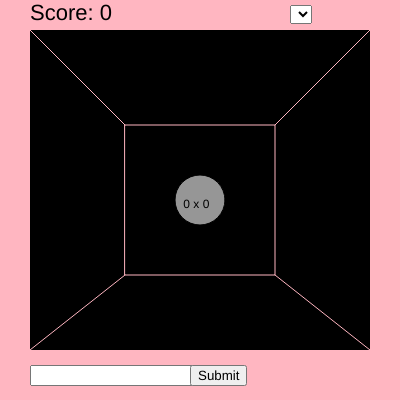
Frame 1 (no input)
Frame 60 (no input): identical to frame 1, image omitted
Frame 120 (the mouse pressed at the canvas centre since frame 60): identical to frame 1, image omitted

The p5.js sketch that drew this single still picture (run headless with seeded random() and noise() and a simulated clock; from frame 60 on, the mouse is pressed at the canvas centre):

// p5.js sketch
// ── sketch.js
let textField, submit, commet, score, wrong;
let data = [0,1,2,3,4,5,6,7,8,9,10,11,12];

function setup() {
  createCanvas(400, 400);
  wrong = createSelect();
  wrong.position(width - 110,5);
  textField = createInput();
  textField.position(30,height-35);
  submit = createButton('Submit');
  submit.mousePressed(operation);
  submit.position(190,height-35);
  commet = new Commet(width/2,height/2, 0,0);
  score = 0;
}

function draw() {
  // if(commet.an === int(textField.value())){
  // background(0,220,0);
  // }else if(commet.an != int(textField.value())){
  //   background(220,0,0);
  // }
  // if(textField.value() == ''){
    background(0);
  // }
  Hud();
  commet.show();
}

// ── Hud.js
function Hud() {
  push();
  fill(255, 182, 193);
  noStroke();
  rect(0, 0, 30, height);
  rect(width - 30, 0, width, height);
  rect(0, 0, width, 30);
  rect(0, height - 50, width, height);
  pop();

  push();
  textSize(22);
  text('Score: ' + score, 30, 20);
  pop();

  push();
  noFill();
  stroke(255, 182, 193);
  rect(width / 2 - 150 / 2, height / 2 - 150 / 2, 150, 150);
  line(30, 30, width / 2 - 150 / 2, height / 2 - 150 / 2);
  line(width - 30, 30, width / 2 + 150 / 2, height / 2 - 150 / 2);
  line(width - 30, height - 50, width / 2 + 150 / 2, height / 2 + 150 / 2);
  line(30, height - 50, width / 2 - 150 / 2, height / 2 + 150 / 2);
  pop();
}

function operation() {
  for (let c = 0; c < commet.length; c++) {
    if (commet[c].an === int(textField.value())) {
      score += 10;
      if (commet[c].i1 > data.length - 2) {
        commet[c].i1 = 0;
      }
      if (commet[c].i2 > data.length - 2) {
        commet[c].i2 = 0;
        commet[c].i1 += 1;
      } else {
        commet[c].i2++;
      }
      let holder1 = commet[c].i1;
      let holder2 = commet[c].i2;
      commet[c] = new Commet(random(30 + 40 / 2,width - 30 - 40 / 2), 
                             random(30 + 40 / 2, height - 50 - 40 / 2), 
                             holder1, holder2);
    }

    for (let i = 0; i < 10; i++) {
      push();
      stroke(255, 0, 0);
      line(width / 2, height - 50, commet[c].p.x, commet[c].p.y);
      pop();
    }
  }
  textField.value("");
}

class Commet {
  constructor(x, y, i1, i2) {
    this.p = createVector(x, y);
    this.v = createVector(0, 0);
    this.i1 = i1;
    this.i2 = i2;
    this.n1 = data[i1];
    this.n2 = data[i2];
    this.op = '' + this.n1 + ' x ' + this.n2;
    this.an = this.n1 * this.n2;
    this.r = 50;
  }

  number() {
    if (this.i1 > 9) {
      this.i1 = 0;
    }
    if (this.i2 > 9) {
      this.i2 = 0;
      this.i1 += 1;
    } else {
      this.i2++;
    }
  }

  show() {
    push();
    fill(150);
    ellipseMode(CENTER);
    ellipse(this.p.x, this.p.y, this.r, this.r);
    pop();

    push();
    fill(0);
    text(this.op, this.p.x - this.r / 3, this.p.y + this.r / 6);
    pop();
  }
}
